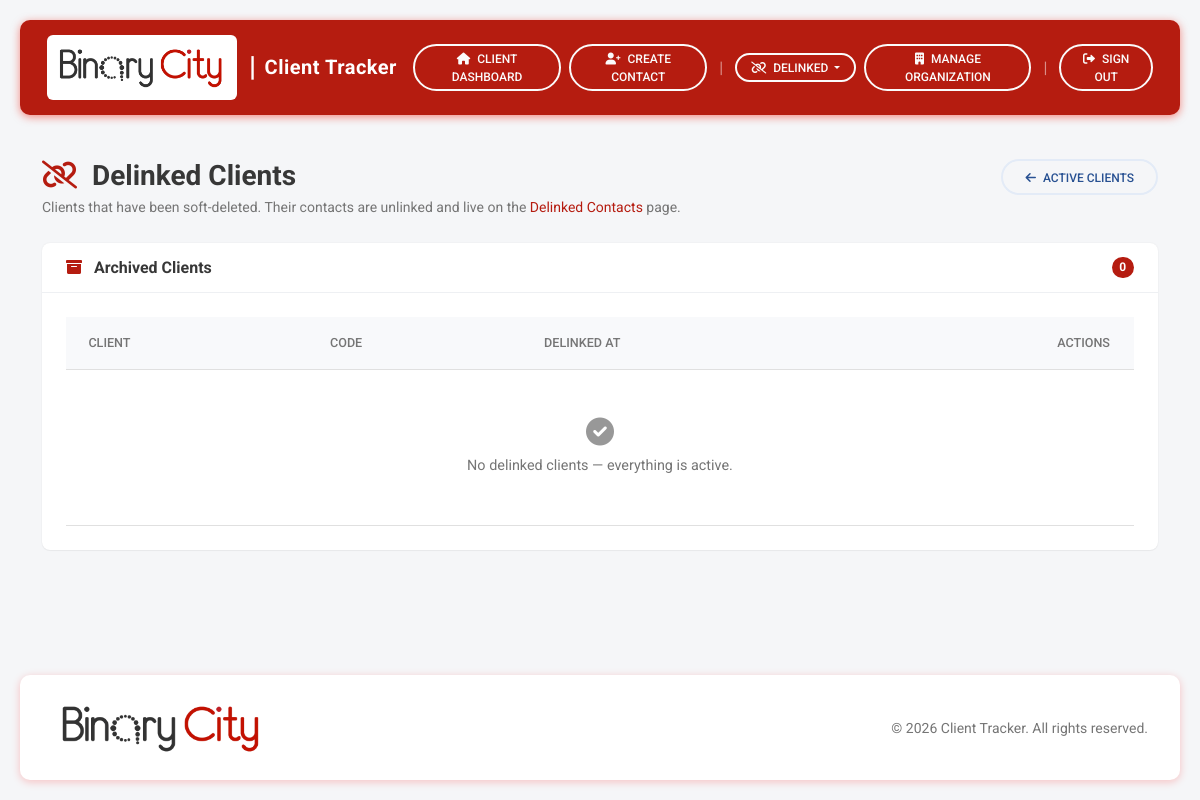
/clients/delinked/ (signed in), run on an earlier commit of the app's database.
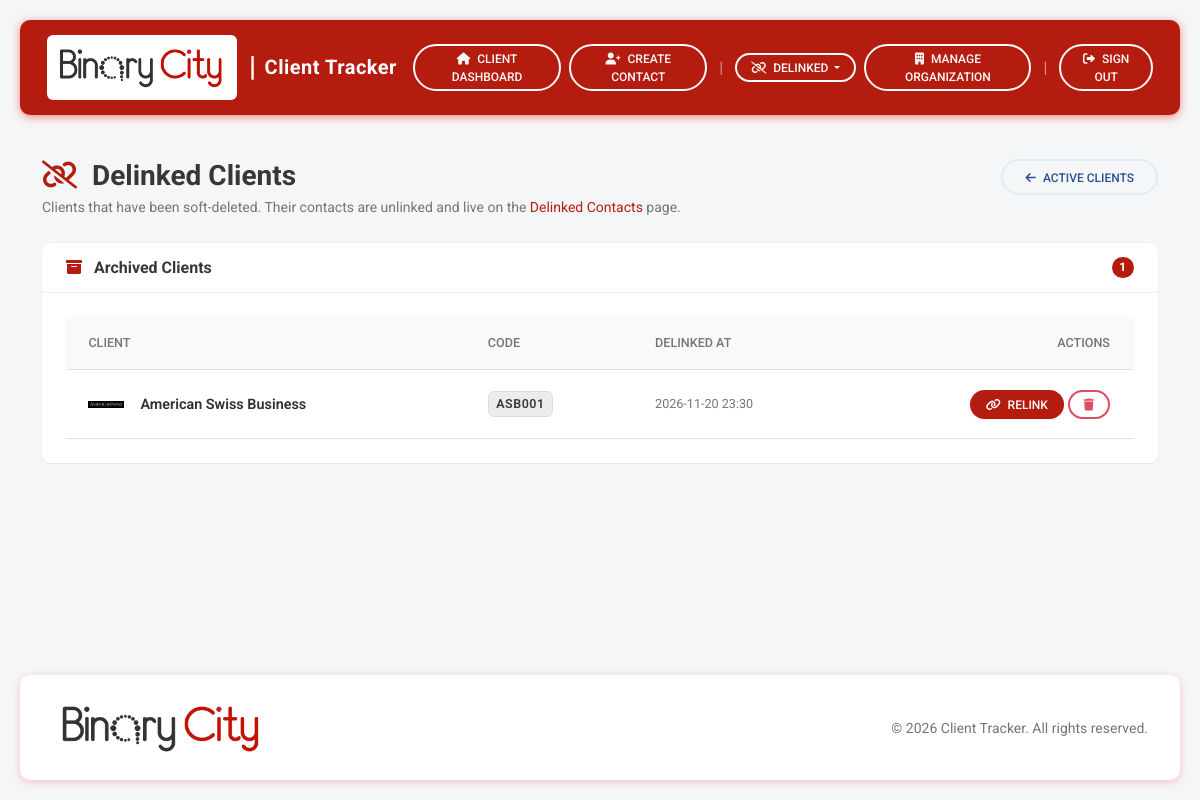
And on a later commit of the database.
### clientTrackerApp/models.py (models this page shows, shortened)
class Client(models.Model):
    name = models.CharField(max_length=255)
    code = models.CharField(max_length=6, unique=True, blank=True, editable=False)
    logo = models.ImageField(upload_to="client_logos/", blank=True, null=True)
    created_at = models.DateTimeField(auto_now_add=True)
    is_delinked = models.BooleanField(default=False, db_index=True)
    delinked_at = models.DateTimeField(null=True, blank=True)
    history = HistoricalRecords()
    class Meta:
        ordering = ["name"]

### clientTrackerApp/views.py (the view)
# urls.py: path("clients/delinked/",       views.delinked_clients, name="delinked-clients"),
@login_required
@staff_required
def delinked_clients(request):
    q = request.GET.get("q", "").strip()
    qs = Client.objects.filter(is_delinked=True).order_by("-delinked_at", "name")
    if q:
        qs = qs.filter(Q(name__icontains=q) | Q(code__icontains=q))
    return render(request, "clientTrackerApp/clients/delinked_clients.html", {
        "clients": qs,
        "q": q,
    })

### templates/clientTrackerApp/clients/delinked_clients.html (shortened to what this page needs)
{% extends "base.html" %}
{% block content %}
<div class="d-flex justify-content-between align-items-start mb-4 flex-wrap gap-3">
  <div>
    <h3 class="mb-1 fw-bold">
      <i class="fas fa-link-slash text-ct me-2"></i> Delinked Clients
    </h3>
    <p class="text-muted mb-0 small">
      Clients that have been soft-deleted. Their contacts are unlinked and live
      on the
      <a href="{% url 'delinked-contacts' %}" class="text-ct">Delinked Contacts</a>
      page.
    </p>
  </div>
  <a class="btn btn-outline-secondary btn-rounded" href="{% url 'client-list' %}">
    <i class="fas fa-arrow-left me-1"></i> Active Clients
  </a>
</div>
<div class="card shadow-1 border-0 rounded-3">
  <div class="card-header card-header-clean d-flex justify-content-between align-items-center">
    <div>
      <i class="fas fa-box-archive text-ct me-2"></i>
      <strong>Archived Clients</strong>
    </div>
    <span class="badge bg-ct rounded-pill">{{ clients|length }}</span>
  </div>
  <div class="card-body">
    <table id="delinkedClientsTable" class="table table-hover align-middle mb-0" style="width:100%;">
      <thead style="background:#f8f9fb;">
        <tr class="text-muted small text-uppercase">
          <th>Client</th>
          <th>Code</th>
          <th>Delinked At</th>
          <th class="text-end pe-4" data-orderable="false">Actions</th>
        </tr>
      </thead>
      <tbody>
        {% for c in clients %}
          <tr data-client-id="{{ c.pk }}">
            <td>
              <div class="d-flex align-items-center gap-3">
                {% if c.logo %}
                  <img src="{{ c.logo.url }}" alt="{{ c.name }}"
                       style="height:36px;width:36px;object-fit:contain;border-radius:6px;">
                {% endif %}
                <div>
                  <div class="fw-semibold text-dark">{{ c.name }}</div>
                </div>
              </div>
            </td>
            <td><span class="code-badge">{{ c.code }}</span></td>
            <td class="text-muted small"
                data-order="{{ c.delinked_at|date:'Y-m-d H:i' }}">
              {% if c.delinked_at %}{{ c.delinked_at|date:"Y-m-d H:i" }}{% else %}—{% endif %}
            </td>
            <td class="text-end pe-4">
              <a class="btn btn-sm btn-ct btn-rounded shadow-1"
                 href="{% url 'client-relink' c.pk %}" title="Relink client">
                <i class="fas fa-link me-1"></i> Relink
              </a>
              <a class="btn btn-sm btn-outline-danger btn-rounded"
                 href="{% url 'client-delete' c.pk %}" title="Delete permanently">
                <i class="fas fa-trash"></i>
              </a>
            </td>
          </tr>
        {% empty %}
          <tr>
            <td colspan="4" class="text-center text-muted py-5">
              <i class="fas fa-circle-check d-block mb-2"
                 style="font-size:1.75rem;color:#989898;"></i>
              No delinked clients — everything is active.
            </td>
          </tr>
        {% endfor %}
      </tbody>
    </table>
  </div>
</div>
{% endblock %}
{% block extra_js %}
<link rel="stylesheet" href="https://cdn.datatables.net/1.13.8/css/dataTables.bootstrap5.min.css">
<link rel="stylesheet" href="https://cdn.datatables.net/responsive/2.5.0/css/responsive.bootstrap5.min.css">
{% endblock %}

### templates/base.html (shortened to what this page needs)
{% load static %}
<!DOCTYPE html>
<html lang="en">
<head>
  <link href="https://cdnjs.cloudflare.com/ajax/libs/font-awesome/6.0.0/css/all.min.css" rel="stylesheet" />
  <link href="https://cdnjs.cloudflare.com/ajax/libs/mdb-ui-kit/6.4.1/mdb.min.css" rel="stylesheet" />
</head>
<body style="min-height:100vh; display:flex; flex-direction:column;">
  {% include "partials/navbar.html" %}
  <main class="container py-4" style="flex:1;">
    {% block content %}{% endblock %}
  </main>
  {% include "partials/footer.html" %}
  {% block extra_js %}{% endblock %}
</body>
</html>

### templates/partials/navbar.html (shortened to what this page needs)
{% load static %}
{% if user.is_authenticated %}
<nav class="navbar navbar-expand-lg navbar-dark"
    style="
        background: #b51c10;
        box-shadow: 0 2px 8px rgba(240, 27, 12, 0.5);
        margin: 20px;
        border-radius: 10px;
        padding: 10px 15px;
    ">
    <div class="container-fluid">
        <a class="navbar-brand d-flex align-items-center gap-2"
           href="{% url 'client-list' %}">
            <img src="{% static 'img/logo.png' %}"
                 alt="Client Tracker Logo"
                 class="navbar-logo"
                 style="
                    width: 190px;
                    height: 65px;
                    object-fit: contain;
                    object-position: left center;
                    background: #fff;
                    border-radius: 6px;
                    padding: 4px;
                    display: block;
                 ">
            <span style="font-size:28px;">|</span>
            <span class="fw-bold text-white d-none d-md-inline">
                Client Tracker
            </span>
        </a>
        <div class="collapse navbar-collapse" id="mainNav">
            <ul class="navbar-nav ms-auto align-items-lg-center gap-lg-2 mt-3 mt-lg-0">
                <li class="nav-item">
                    <a class="btn btn-outline-light btn-sm btn-rounded"
                       href="{% url 'client-list' %}">
                        <i class="fas fa-home me-1"></i>
                        Client Dashboard
                    </a>
                </li>
                <li class="nav-item">
                    <a class="btn btn-outline-light btn-sm btn-rounded"
                       href="{% url 'contact-create' %}">
                        <i class="fas fa-user-plus me-1"></i>
                        Create Contact
                    </a>
                </li>
                <li class="nav-item d-none d-lg-block">
                    <span class="text-white opacity-50 px-1">|</span>
                </li>
                <li class="nav-item dropdown">
                    <a class="btn btn-outline-light btn-sm btn-rounded dropdown-toggle"
                       href="#"
                       id="delinkedDropdown"
                       role="button"
                       data-mdb-toggle="dropdown"
                       aria-expanded="false">
                        <i class="fas fa-unlink me-1"></i>
                        Delinked
                    </a>
                </li>
                <li class="nav-item">
                    <a class="btn btn-outline-light btn-sm btn-rounded"
                       href="{% url 'admin:index' %}">
                        <i class="fas fa-building me-1"></i>
                        Manage Organization
                    </a>
                </li>
                <li class="nav-item d-none d-lg-block">
                    <span class="text-white opacity-50 px-1">|</span>
                </li>
                <li class="nav-item">
                    <form method="post" action="{% url 'staff-logout' %}" class="d-inline">
                        <button type="submit"
                                class="btn btn-outline-light btn-sm btn-rounded">
                            <i class="fas fa-right-from-bracket me-1"></i>
                            Sign Out
                        </button>
                    </form>
                </li>
            </ul>
        </div>
    </div>
</nav>
{% endif %}

### templates/partials/footer.html (shortened to what this page needs)
{% load static %}
<footer class="mt-auto"
    style="
        background: #fff;
        box-shadow: 0 2px 8px rgba(255, 8, 8, 0.22);
        margin: 20px;
        border-radius: 10px;
        padding: 15px 20px;
    ">
    <div class="container">
        <div class="row align-items-center g-3">
            <div class="col-md-6 d-flex align-items-center">
                <a href="/" class="d-inline-flex align-items-center">
                    <img src="{% static 'img/logo.png' %}"
                         alt="Client Tracker"
                         class="footer-logo"
                         style="
                            display: block;
                            max-width: 100%;
                            width: 220px;
                            height: 75px;
                            object-fit: contain;
                            object-position: left center;
                         ">
                </a>
            </div>
            <div class="col-md-6 text-md-end">
                <small class="text-muted">
                    &copy; {% now "Y" %} Client Tracker.
                    All rights reserved.
                </small>
            </div>
        </div>
    </div>
</footer>

### templates/base.html (style rules this page uses)
:root { --ct-red: #b51c10; --ct-grey: #989898; --ct-dark: #373737; --ct-red-dark: #8e150c; }
body { font-family: 'Roboto', sans-serif; background: #f5f6f8; color: var(--ct-dark); }
.navbar-brand { font-weight: 700; letter-spacing: .5px; }
.btn-ct { background: var(--ct-red); color: #fff; border: none; }
.text-ct { color: var(--ct-red) !important; }
.bg-ct { background: var(--ct-red) !important; }
.code-badge { background: #ececec; color: var(--ct-dark); font-weight: 600; padding: .35em .6em; border-radius: .4rem; font-size: .78rem; letter-spacing: .5px; border: 1px solid #dcdcdc; }
.card-header-clean { background: #fff; border-bottom: 1px solid #eef0f3; border-radius: .75rem .75rem 0 0 !important; }
.btn-rounded { border-radius: 50rem; }

### templates/partials/navbar.html (style rules this page uses)
.navbar-logo { transition: transform 0.2s ease; }

### templates/partials/footer.html (style rules this page uses)
.footer-logo { transition: transform 0.2s ease; }

What changed in the data, as far as the page shows it:
now on this page (row edited): Client: logo (picture), name "American Swiss Business", code "ASB001", delinked_at "2026-11-20 23:30"
Also different on the page:
{{ clients|length }}: "0" → "1"
text no longer shown: "No delinked clients — everything is active."
